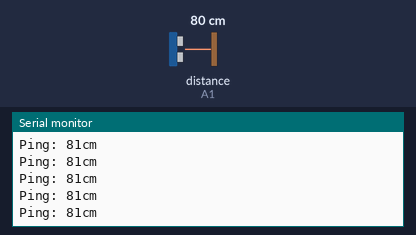
Bench run of a sketch on a simulated Arduino Uno, built with avr-gcc and run on an emulated ATmega328P. On the bench: the last lines printed to the serial monitor. The inputs (shaded band) are chosen by the test bench; at power-on: distance to the obstacle (sensor on A1) 80 cm. The echo pulse lasts 58.3 µs per cm.

Above: at 1.2 s.
1.3 s: distance to the obstacle (sensor on A1) set to 2 cm
At 2.0 s:
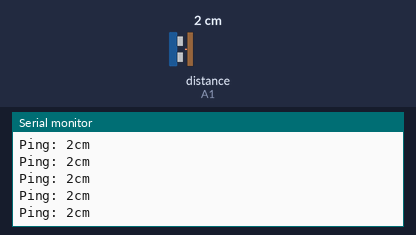
4.3 s: distance to the obstacle (sensor on A1) set to 18 cm
At 5.1 s:
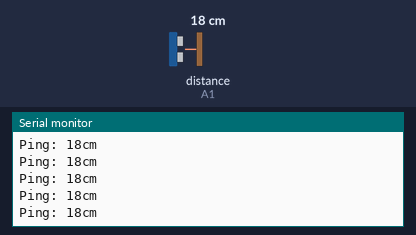
7.3 s: distance to the obstacle (sensor on A1) set to 9 cm
At 7.8 s:
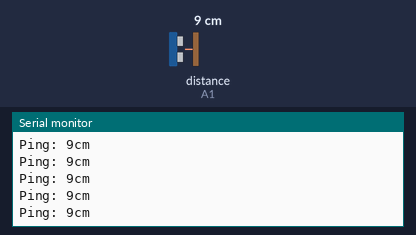
10.3 s: distance to the obstacle (sensor on A1) set to 60 cm
At 11.2 s:
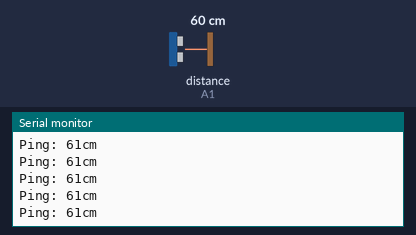
13.3 s: distance to the obstacle (sensor on A1) set to 250 cm
At 13.44 s:
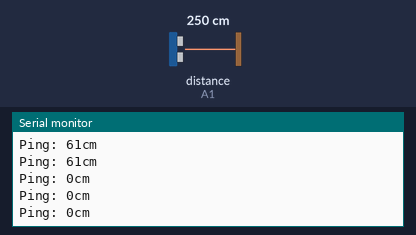
16.3 s: distance to the obstacle (sensor on A1) set to 120 cm
Timing chart, 0 to 19.3 s (numbered marks = the images above; inputs shaded):
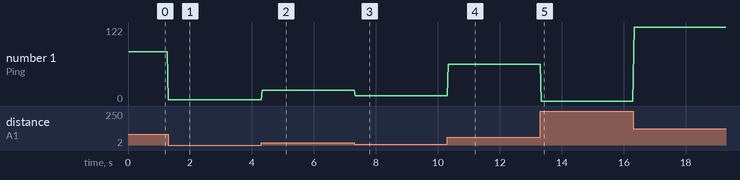

The sketch:

Ultrasonic_Sensor.ino
```cpp
#include <NewPing.h>

#define TRIGGER_PIN  A0
#define ECHO_PIN     A1
#define MAX_DISTANCE 200
NewPing sonar(TRIGGER_PIN, ECHO_PIN, MAX_DISTANCE);

void setup() {
Serial.begin(9600);
}

void loop() {
  delay(29);
  Serial.print("Ping: ");
  Serial.print(sonar.ping_cm());
  Serial.println("cm");
}
```

Measured:
- after the input at 1.3 s, the serial monitor: prints a new line at once (image 1)
- after the input at 4.3 s, the serial monitor: prints a new line at once (image 2)
- after the input at 7.3 s, the serial monitor: prints a new line at once (image 3)
- after the input at 10.3 s, the serial monitor: prints a new line at once (image 4)
- after the input at 13.3 s, the serial monitor: prints a new line at once (image 5)
- plotted number 1: 81 → 2 after the input at 1.3 s, 2 → 18 after the input at 4.3 s, 18 → 9 after the input at 7.3 s, 9 → 61 after the input at 10.3 s, 61 → 0 after the input at 13.3 s
